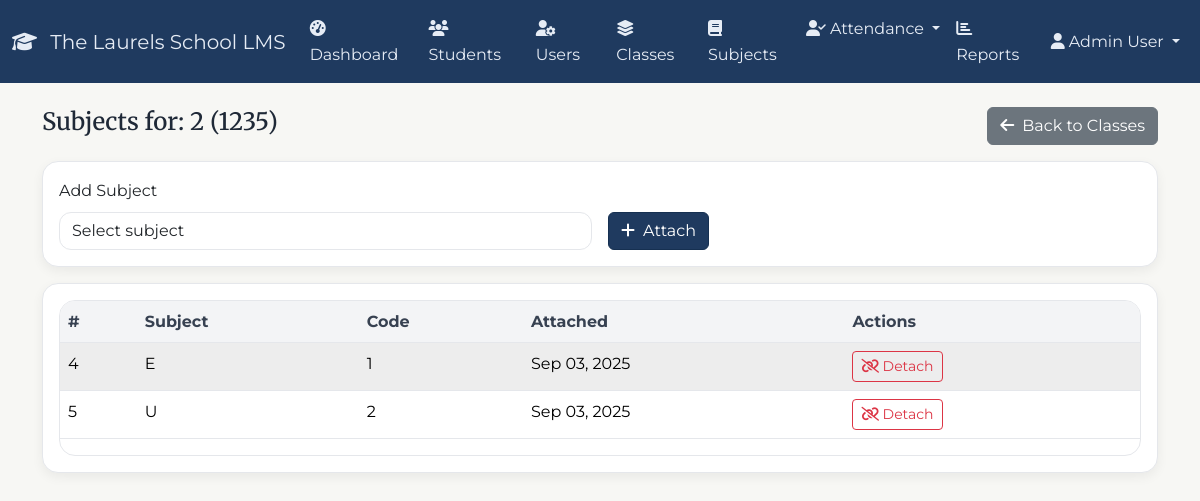
Page /admin/class_subjects.php?class_id=2 (signed in) on the committed database.
### tables this page shows
CREATE TABLE `classes` (
  `id` int(11) NOT NULL,
  `name` varchar(100) NOT NULL,
  `academic_year` varchar(20) NOT NULL,
  `description` text DEFAULT NULL,
  `created_at` timestamp NOT NULL DEFAULT current_timestamp(),
  `updated_at` timestamp NOT NULL DEFAULT current_timestamp() ON UPDATE current_timestamp()
);

CREATE TABLE `class_subjects` (
  `id` int(11) NOT NULL,
  `class_id` int(11) NOT NULL,
  `subject_id` int(11) NOT NULL,
  `created_at` timestamp NOT NULL DEFAULT current_timestamp()
);

CREATE TABLE `subjects` (
  `id` int(11) NOT NULL,
  `name` varchar(100) NOT NULL,
  `code` varchar(20) DEFAULT NULL,
  `description` text DEFAULT NULL,
  `created_at` timestamp NOT NULL DEFAULT current_timestamp(),
  `updated_at` timestamp NOT NULL DEFAULT current_timestamp() ON UPDATE current_timestamp()
);

### admin/class_subjects.php (the view, shortened to what this page needs)
<?php
$pdo = getDBConnection();
$pdo->exec("CREATE TABLE IF NOT EXISTS class_subjects (
  id INT PRIMARY KEY AUTO_INCREMENT,
  class_id INT NOT NULL,
  subject_id INT NOT NULL,
  created_at TIMESTAMP DEFAULT CURRENT_TIMESTAMP,
  UNIQUE KEY uq_class_subject (class_id, subject_id),
  FOREIGN KEY (class_id) REFERENCES classes(id) ON DELETE CASCADE,
  FOREIGN KEY (subject_id) REFERENCES subjects(id) ON DELETE CASCADE
) ENGINE=InnoDB DEFAULT CHARSET=utf8mb4;");
$classId = isset($_GET['class_id']) ? (int)$_GET['class_id'] : 0;
$stmt = $pdo->prepare('SELECT * FROM classes WHERE id=?');
$stmt->execute([$classId]);
$class = $stmt->fetch();
$attached = $pdo->prepare('SELECT cs.id, s.name, s.code, cs.created_at FROM class_subjects cs JOIN subjects s ON s.id=cs.subject_id WHERE cs.class_id=? ORDER BY s.name');
$attached->execute([$classId]);
$attached = $attached->fetchAll();
?>
<!DOCTYPE html>
<html lang="en">
<head>
    <link href="https://cdn.jsdelivr.net/npm/bootstrap@5.3.2/dist/css/bootstrap.min.css" rel="stylesheet">
    <link href="https://cdnjs.cloudflare.com/ajax/libs/font-awesome/6.4.0/css/all.min.css" rel="stylesheet">
    <link href="../assets/css/theme.css" rel="stylesheet">
</head>
<body>
<?php $active='dashboard'; include __DIR__.'/partials/navbar.php'; ?>
<div class="container mt-4">
    <div class="d-flex justify-content-between align-items-center mb-3">
        <h1 class="h4">Subjects for: <?php echo htmlspecialchars($class['name']); ?> (<?php echo htmlspecialchars($class['academic_year']); ?>)</h1>
        <div>
            <a href="classes.php" class="btn btn-secondary"><i class="fas fa-arrow-left me-2"></i>Back to Classes</a>
        </div>
    </div>
    <div class="card mb-3"><div class="card-body">
        <form method="POST" class="row g-3">
            <div class="col-md-6">
                <label class="form-label">Add Subject</label>
                <select name="subject_id" class="form-select" required>
                    <option value="">Select subject</option>
                </select>
            </div>
            <div class="col-md-3 align-self-end"><button class="btn btn-primary"><i class="fas fa-plus me-2"></i>Attach</button></div>
        </form>
    </div></div>
    <div class="card"><div class="card-body">
        <div class="table-responsive rounded-lg">
            <table class="table table-striped">
                <thead><tr>
                    <th>#</th>
                    <th>Subject</th>
                    <th>Code</th>
                    <th>Attached</th>
                    <th>Actions</th>
                </tr></thead>
                <tbody>
                <?php foreach ($attached as $row): ?>
                    <tr>
                        <td><?php echo $row['id']; ?></td>
                        <td><?php echo htmlspecialchars($row['name']); ?></td>
                        <td><?php echo htmlspecialchars($row['code']); ?></td>
                        <td><?php echo date('M d, Y', strtotime($row['created_at'])); ?></td>
                        <td>
                            <form method="POST" onsubmit="return confirm('Detach this subject?');">
                                <button class="btn btn-sm btn-outline-danger"><i class="fas fa-unlink"></i> Detach</button>
                            </form>
                        </td>
                    </tr>
                <?php endforeach; ?>
                </tbody>
            </table>
        </div>
    </div></div>
</div>
</body>
</html>

### assets/css/theme.css (style rules this page uses)
:root { --color-navy: #1f3a5f; --color-navy-700: #163051; --color-green: #2a6f4e; --color-green-700: #225b40; --color-bg: #f7f7f4; --color-surface: #ffffff; --color-muted: #6b7280; --color-border: #e5e7eb; --radius-md: 12px; --radius-lg: 16px; --shadow-sm: 0 4px 12px rgba(0,0,0,0.06); --shadow-md: 0 8px 24px rgba(0,0,0,0.08); }
html, body { background: var(--color-bg); color: #1f2937; font-family: 'Montserrat', system-ui, -apple-system, Segoe UI, Roboto, Helvetica, Arial, 'Apple Color Emoji', 'Segoe UI Emoji', 'Segoe UI Symbol'; line-height: 1.6; }
h1, h2, h3, h4, h5, h6 { font-family: 'Merriweather', Georgia, 'Times New Roman', serif; color: var(--color-navy); }
.btn-primary { background: var(--color-navy); border-color: var(--color-navy-700); }
.card { border: 1px solid var(--color-border); border-radius: var(--radius-lg); box-shadow: var(--shadow-sm); background: var(--color-surface); }
.table { border-color: var(--color-border); }
.table thead th { background: #f3f4f6; color: #374151; border-bottom: 1px solid var(--color-border); }
.table-striped > tbody > tr:nth-of-type(odd) > * { background-color: #fafafa; }
.form-control, .form-select, textarea { border-radius: var(--radius-md); border-color: var(--color-border); background: #fff; }
.table-responsive { border-radius: var(--radius-lg); border: 1px solid var(--color-border); overflow: hidden; background: #fff; }
.rounded-lg { border-radius: var(--radius-lg) !important; }
.container .h1, .container .h2, .container .h3, .container .h4 { margin-bottom: .5rem; }
a { color: var(--color-navy); }

### rows in the picture
classes: name "2", academic_year "1235"
class_subjects: id "4", subject.name "E", subject.code "1", created_at "Sep 03, 2025"
class_subjects: id "5", subject.name "U", subject.code "2", created_at "Sep 03, 2025"

### other values in the picture
$_SESSION['user_name'] "Admin User"
